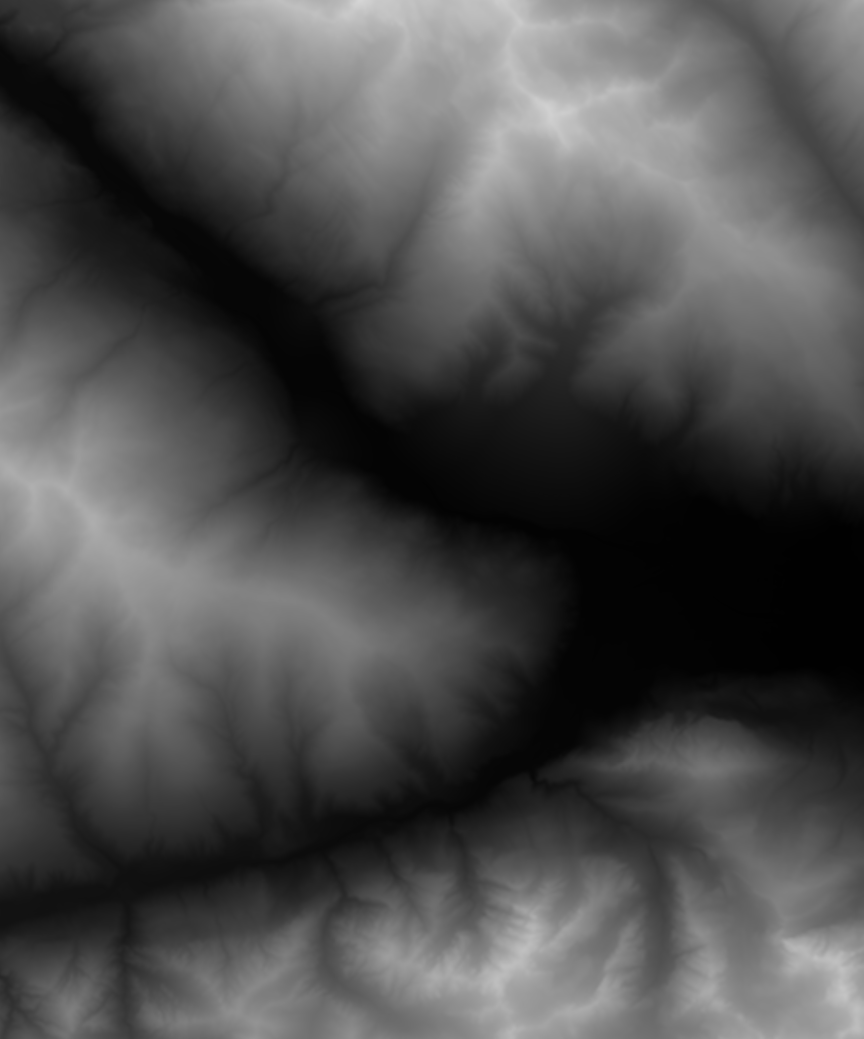
#> input picture render-5.png, 1727 x 2078 px, found by its file name (shown at 1/2 size)
$ python 'round trip.py'
#> lines starting #> are read from the running program, lines starting #| are printed output that depends on the picture; after the words box and inside, x2 and y2 are one past the last pixel; in counts of white or black regions, pixels touching at a corner belong together
### Master Program/img_processing_and_path_planning/a_img_setup.py
"""
IMG PREPREOCESSING FILE, HANDLES IMG SPLITTING AND GRAYSCALING.

FILE IS COMPLETE AS OF 21/8/23 DO NOT MODIFY FURTHER
"""
import cv2
import numpy as np
import matplotlib.pyplot as plt
import math

from PIL import Image

def convert_to_grayscale(input_image_path, output_image_path):
#> called with input_image_path = 'render-5.png', output_image_path = 'grayscale_map.png'
    try:
        # Open the image file
        with Image.open(input_image_path) as img:
            # Convert the image to grayscale
#> img is the input picture: PIL image 1727x2078 RGBA; mean R, G, B, A 78, 78, 78, 255
            grayscale_img = img.convert("L")

            # Save the grayscale image
            grayscale_img.save(output_image_path)
            print("Image converted to grayscale and saved")
    except Exception as e:
        print(f"Error: {e}")

def invert_image(image, output):

    image_map = cv2.imread(image)
    inverse = cv2.bitwise_not(image_map)

    cv2.imwrite(output, inverse)

    print("Image inverted and saved")
    return output

def img_split(image, threshold, output):
        # Load the image
#> called with image = 'render-5.png', threshold = 70, output = 'split_image_inverse.png'
    image_path = image
    image = cv2.imread(image_path)
#> image: shape (2078, 1727, 3); min 1, max 213, mean 78

    image_map = np.where(image > threshold, 255, 0).astype(np.uint8)
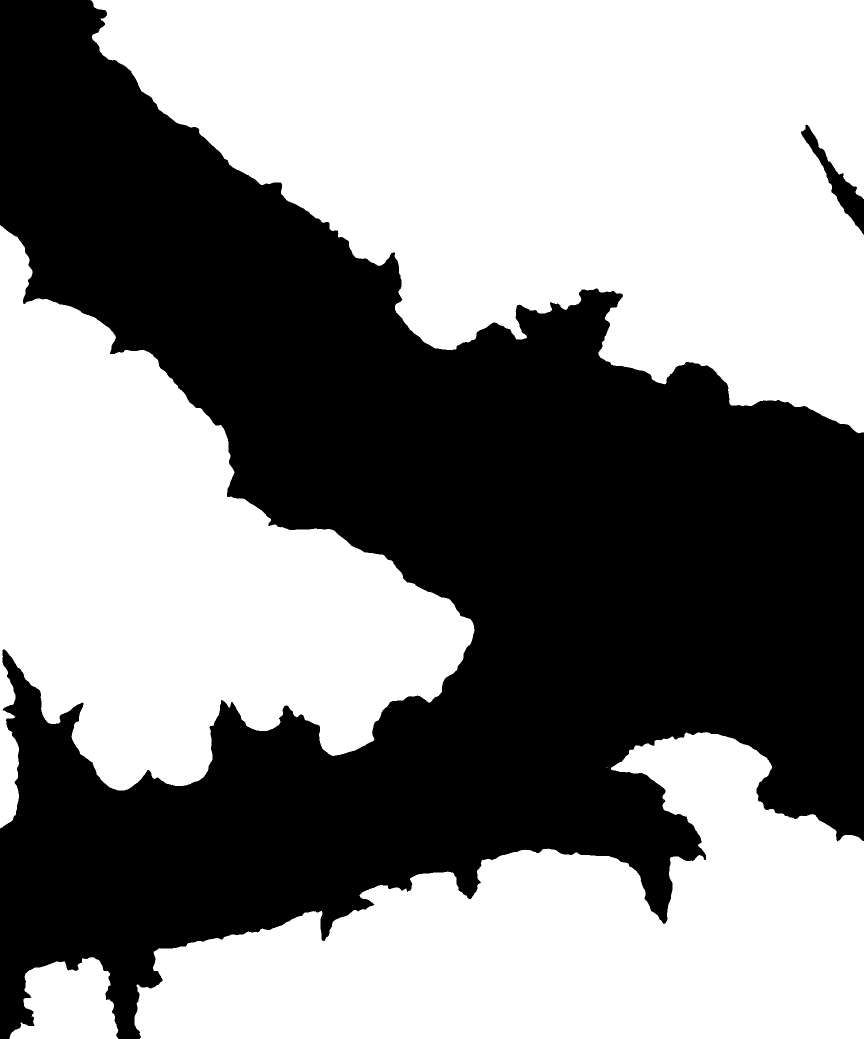
#> image_map: shape (2078, 1727, 3) (shown at 1/2 size); 53.9% white; 2 black regions, box (x1, y1, x2, y2) and area: (0, 0, 1727, 2078) 1648184, (1602, 249, 1727, 469) 6016

    cv2.imwrite(output, image_map)

    print("Image split and saved")

    return output

def setup_image(image_source, threshold, direction):
    convert_to_grayscale(image_source, "grayscale_map.png")

    img_split(image_source, threshold, "split_image_inverse.png")

    invert_image("split_image_inverse.png", "split_image.png")
    #invert_image("split_image_inverse.png", "split_image.png")


#invert_image("trimmed_map.png", "trimmed_map_inverse.png")

### Master Program/img_processing_and_path_planning/b_filtering.py
"""
IMG FILTER FILE, HANDLES THE APPLICATION OF VARIOUS FILTERS
TO HIGHLIGHT SLOPES AND RIDGE AREAS

FILE IS COMPLETE AS OF 21/8/23 DO NOT MODIFY FURTHER
"""


import cv2
import numpy as np
import matplotlib.pyplot as plt
import math
import img_processing_and_path_planning.e_kernels as k

def sharpen_filter(image):

    kernel = np.array([
    [0, -1, 0],
    [-1, 5, -1],
    [0, -1, 0]])

    output = cv2.filter2D(image, -1, kernel)
    return output

def ridge_filter(image, direction):


#> (the call stopped at in ridge_filter, `E2W_kernel = 0.5 * (k.E2W_kernel * weighting)`: img_processing_and_path_planning is not available in this run)
    direction_rad = math.radians(direction)


    if (0 <= direction <= 90):
        weighting = math.sin(direction_rad) # 0 -> 1
        S2N_kernel = 0.5 * (k.S2N_kernel * (1 - weighting))
        W2E_kernel = 0.5 * (k.W2E_kernel * weighting)

        S2N_image = cv2.filter2D(image, -1, S2N_kernel)
        W2E_image = cv2.filter2D(image, -1, W2E_kernel)
            # Clip the pixel values to ensure they are within the specified range
        #S2N_image = np.clip(S2N_image, 0, 255)
        #W2E_image = np.clip(W2E_image, 0, 255)

        output = S2N_image + W2E_image

        #output = np.clip(output, 0, 255)

    if (90 < direction <= 180):
        weighting = math.sin(direction_rad) # 1 -> 0

        W2E_kernel = 0.5 * (k.W2E_kernel * weighting)
        N2S_kernel = 0.5 * (k.N2S_kernel * (1 - weighting))

        N2S_image = cv2.filter2D(image, -1, N2S_kernel)
        W2E_image = cv2.filter2D(image, -1, W2E_kernel)
        output = N2S_image + W2E_image

    if (180 < direction <= 270):
        weighting = -(math.sin(direction_rad)) # 0 -> 1

        E2W_kernel = 0.5 * (k.E2W_kernel * weighting)
        N2S_kernel = 0.5 * (k.N2S_kernel * (1 - weighting))

        N2S_image = cv2.filter2D(image, -1, N2S_kernel)
        E2W_image = cv2.filter2D(image, -1, E2W_kernel)
        output = N2S_image + E2W_image
    if (270 < direction <= 360):
        weighting = -(math.sin(direction_rad)) # 1 -> 0

        E2W_kernel = 0.5 * (k.E2W_kernel * weighting)
        S2N_kernel = 0.5 * (k.S2N_kernel * (1 - weighting))

        S2N_image = cv2.filter2D(image, -1, S2N_kernel)
        E2W_image = cv2.filter2D(image, -1, E2W_kernel)
        output = S2N_image + E2W_image


    """
    direction_rad = math.radians(direction)

    if (0 <= direction <= 90):
        weighting = math.sin(direction_rad) # 0 -> 1
        S2N_kernel = 0.5 * (k.N2S_kernel * (1 - weighting))
        W2E_kernel = 0.5 * (k.E2W_kernel * weighting)

        S2N_image = cv2.filter2D(image, -1, S2N_kernel)
        W2E_image = cv2.filter2D(image, -1, W2E_kernel)
            # Clip the pixel values to ensure they are within the specified range
        #S2N_image = np.clip(S2N_image, 0, 255)
        #W2E_image = np.clip(W2E_image, 0, 255)

        output = S2N_image + W2E_image

        #output = np.clip(output, 0, 255)

    if (90 < direction <= 180):
        weighting = math.sin(direction_rad) # 1 -> 0

        W2E_kernel = 0.5 * (k.E2W_kernel * weighting)
        N2S_kernel = 0.5 * (k.S2N_kernel * (1 - weighting))

        N2S_image = cv2.filter2D(image, -1, N2S_kernel)
        W2E_image = cv2.filter2D(image, -1, W2E_kernel)
        output = N2S_image + W2E_image

    if (180 < direction <= 270):
        weighting = -(math.sin(direction_rad)) # 0 -> 1

        E2W_kernel = 0.5 * (k.W2E_kernel * weighting)
        N2S_kernel = 0.5 * (k.S2N_kernel * (1 - weighting))

        N2S_image = cv2.filter2D(image, -1, N2S_kernel)
        E2W_image = cv2.filter2D(image, -1, E2W_kernel)
        output = N2S_image + E2W_image
    if (270 < direction <= 360):
        weighting = -(math.sin(direction_rad)) # 1 -> 0

        E2W_kernel = 0.5 * (k.W2E_kernel * weighting)
        S2N_kernel = 0.5 * (k.N2S_kernel * (1 - weighting))

        S2N_image = cv2.filter2D(image, -1, S2N_kernel)
        E2W_image = cv2.filter2D(image, -1, E2W_kernel)
        output = S2N_image + E2W_image
     """
    #print("Weighting: ", weighting)


    #output = cv2.filter2D(image, -1, ridge_kernel)
    return output

# [8 lines left out: function sharpen_less_filter, not called in this run]

def blur_filter(image):
    output = cv2.filter2D(image, -1, k.blurred_kernel)
    return output

def normalisation_filter(image):
    output = cv2.filter2D(image, -1, k.normalisation_kernel)
    return output


def apply_ridge_filters(path_to_img, direction, output_file, map_translation):

    """ # Load the image
    image_path = path_to_img
    image = cv2.imread(image_path)

    output = image

    #cv2.imwrite("img_step_1.png", output)
    #output = sharpen_filter(output)
    #cv2.imwrite("img_step_2.png", output)
    output = ridge_filter(output, direction)
    # [7 lines of commented-out code are left out]


    output = normalisation_filter(output)
    #output = normalisation_filter(output)
    #output = sobel_y(output)

    # Threshold the image
    threshold = 1
    output[output > threshold] += map_translation

    # Set blue and green channels to zero
    output[:, :, 0] = 0
    output[:, :, 1] = 0

    # Move the ridge lift output to the red channel
    red_channel = output[:, :, 2]

    # Create a blank image with only the red channel
    red_image = np.zeros_like(image)
    red_image[:, :, 2] = red_channel

    # Save the final image
    final_image_path = output_file
    cv2.imwrite(final_image_path, red_image) """


    """ #print("Image filters applied and saved")


     # Load the image
    image_path = path_to_img
    image = cv2.imread(image_path)

    output = image

    # Comment out the previous filtering steps and keep the ridge filter only
    #output = sharpen_filter(output)
    output = ridge_filter(output, direction)
    # [5 lines of commented-out code are left out]
    output = cv2.cvtColor(output, cv2.COLOR_BGR2GRAY)

    #output = np.where(output > 255, 255, output)

    output = cv2.bitwise_not(output)  # Invert the image


    threshold = 250
     """

    image_path = path_to_img
    image = cv2.imread(image_path)

    output = image
    output = sharpen_filter(output)
    cv2.imwrite("sharpened_image.png", output)
    #output = normalisation_filter(output)

    #output = sharpen_filter(output)
    output = ridge_filter(output, direction)
    cv2.imwrite("ridged_image.png", output)
    #output = normalisation_filter(output)


    # Convert the output to grayscale
    output = cv2.cvtColor(output, cv2.COLOR_BGR2GRAY)

    # Invert the image first
    #output = cv2.bitwise_not(output)

    # Threshold the image
    threshold = 0
    output[output > threshold] += map_translation
    cv2.imwrite("ridged_image.png", output)
    # Save the grayscale image
    cv2.imwrite(output_file, output)

    print("Image filters applied and saved")


"""
def grayscale_ridge_lift(path_to_img, direction):
    # Load the image
    image_path = path_to_img
    image = cv2.imread(image_path)

    output = image

    output = sharpen_filter(output)
    output = ridge_filter(output, direction)
    output = ridge_filter(output, direction)
    output = sharpen_less_filter(output)
    output = blur_filter(output)

    # Convert the output to grayscale
    gray_output = cv2.cvtColor(output, cv2.COLOR_BGR2GRAY)

    # Save the final grayscale image
    final_image_path = 'Grayscale_Ridge_Lift_Output.png'
    cv2.imwrite(final_image_path, gray_output)

def overlay_grayscale_ridge(ridge_lift_path, split_image_path, output_path):
    # Load the grayscale ridge lift output image
    grayscale_ridge_img = cv2.imread(ridge_lift_path, cv2.IMREAD_GRAYSCALE)

    # Load the split image
    split_img = cv2.imread(split_image_path)

    # Create a blank image with the same dimensions as the split image
    overlay_img = np.zeros_like(split_img)

    # Assign the grayscale ridge lift output to the overlay image
    overlay_img[:, :, 0] = grayscale_ridge_img

    # Add the overlay image to the split image
    result = cv2.addWeighted(split_img, 1, overlay_img, 1, 0)

    output = invert_image(result)
    # Save the result to a separate file
    cv2.imwrite(output_path, output) """

""" ridge_lift_path = "Ridge_Lift_Output.png"
split_image_path = "Split_Image.png"
output_path = "Map+Ridge.png"
output_path_grayscale = "Map+GrayscaleRidge.png" """

#ridge_lift("render-5.png", 90)
#grayscale_ridge_lift("render-5.png", 90)
#img_split("render-5.png", 70)


#### ridge filter for demo map, not real map
"""

def ridge_filter(image, direction):


    direction_rad = math.radians(direction)

    if (0 <= direction <= 90):
        weighting = math.sin(direction_rad) # 0 -> 1
        S2N_kernel = 0.5 * (k.S2N_kernel * (1 - weighting))
        W2E_kernel = 0.5 * (k.W2E_kernel * weighting)

        S2N_image = cv2.filter2D(image, -1, S2N_kernel)
        W2E_image = cv2.filter2D(image, -1, W2E_kernel)
            # Clip the pixel values to ensure they are within the specified range
        #S2N_image = np.clip(S2N_image, 0, 255)
        #W2E_image = np.clip(W2E_image, 0, 255)

        output = S2N_image + W2E_image

        #output = np.clip(output, 0, 255)

    if (90 < direction <= 180):
        weighting = math.sin(direction_rad) # 1 -> 0

        W2E_kernel = 0.5 * (k.W2E_kernel * weighting)
        N2S_kernel = 0.5 * (k.N2S_kernel * (1 - weighting))

        N2S_image = cv2.filter2D(image, -1, N2S_kernel)
        W2E_image = cv2.filter2D(image, -1, W2E_kernel)
        output = N2S_image + W2E_image

    if (180 < direction <= 270):
        weighting = -(math.sin(direction_rad)) # 0 -> 1

        E2W_kernel = 0.5 * (k.E2W_kernel * weighting)
        N2S_kernel = 0.5 * (k.N2S_kernel * (1 - weighting))

        N2S_image = cv2.filter2D(image, -1, N2S_kernel)
        E2W_image = cv2.filter2D(image, -1, E2W_kernel)
        output = N2S_image + E2W_image
    if (270 < direction <= 360):
        weighting = -(math.sin(direction_rad)) # 1 -> 0

        E2W_kernel = 0.5 * (k.E2W_kernel * weighting)
        S2N_kernel = 0.5 * (k.S2N_kernel * (1 - weighting))

        S2N_image = cv2.filter2D(image, -1, S2N_kernel)
        E2W_image = cv2.filter2D(image, -1, E2W_kernel)
        output = S2N_image + E2W_image
     """

### Master Program/img_processing_and_path_planning/c_lift_map_trimmer.py
"""
TRIMS THE SCORE MAP TO ONLY SHOW AREAS WHICH ARE NAVIGABLE

FILE IS COMPLETE AS OF 25/8/23 DO NOT MODIFY FURTHER
"""

import cv2
import numpy as np
import img_processing_and_path_planning.a_img_setup as a_img_setup

def apply_two_tone_mask(grayscale_image, two_tone_image):
    # Load the grayscale and two-tone images
#> called with grayscale_image = 'ridge_map.png', two_tone_image = 'split_image_inverse.png'
    grayscale = cv2.imread(grayscale_image, cv2.IMREAD_GRAYSCALE)
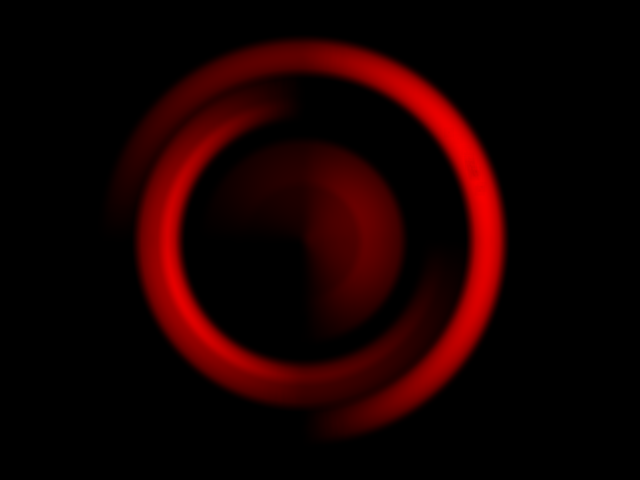
#> input picture ridge_map.png, 640 x 480 px, found by its file name
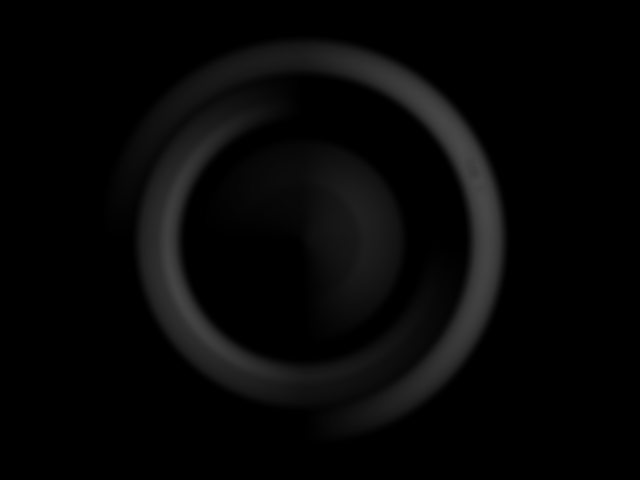
#> grayscale: shape (480, 640); min 0, max 73, mean 6.8
    two_tone = cv2.imread(two_tone_image, cv2.IMREAD_GRAYSCALE)

    # Make sure the images are the same size
    if grayscale.shape != two_tone.shape:
#> (the run stopped early here; a loop or call above may not have finished)
